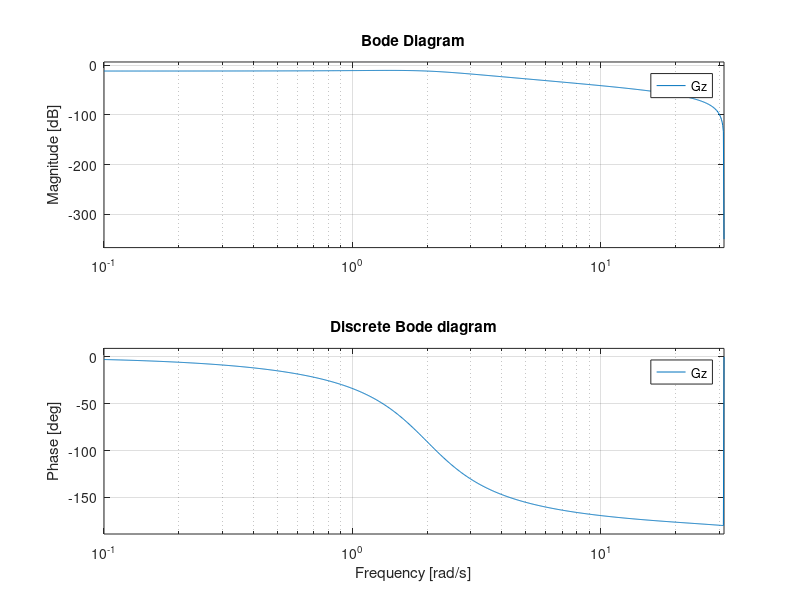

Here is the MATLAB script that generated this plot:
clear;
Gs = tf(1,[1 2 4]);

Fs = 10; %Hz
Gz = c2d(Gs,1/Fs,'tustin');

subplot(3,2,1);
impulse(Gs);
hold on;
impulse(Gz);
hold off;
title('Impulse response');

subplot(3,2,2);
step(Gs);
hold on;
step(Gz);
hold off;
title('Step response');

subplot(3,2,3);
pzmap(Gs);
title('Cont. Pole zero map');

subplot(3,2,4)
pzmap(Gz);
title('Discrete pole zero map');

subplot(3,2,5);
bode(Gs);
title('Cont. Bode diagram');

subplot(3,2,6);
bode(Gz);
title('Discrete Bode diagram');